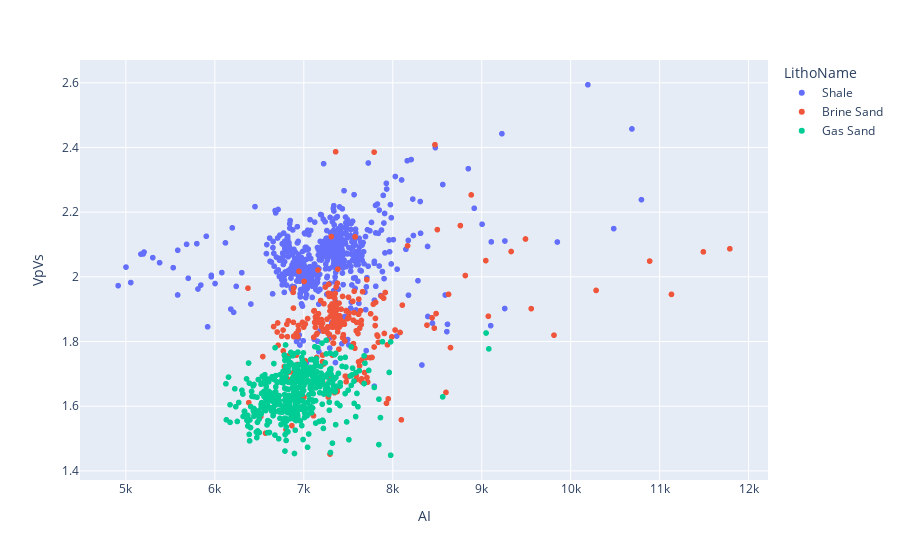

This figure's notebook cell:
### Markdown cell above
## Scatterplot
https://plotly.com/python/line-and-scatter/

### Code cell
px.scatter(merged,x="AI",y="VpVs",color="LithoName")

### Figure 1 — Plotly figure (JSON) as saved in the notebook; plotly's stock layout.template omitted (floating-point values rounded to 4 significant figures; data arrays with more than 128 entries replaced by an {"elided": "..."} marker saying what was removed)
{"data": [{"hovertemplate": "LithoName=Shale<br>AI=%{x}<br>VpVs=%{y}<extra></extra>", "legendgroup": "Shale", "marker": {"color": "#636efa", "symbol": "circle"}, "mode": "markers", "name": "Shale", "showlegend": true, "type": "scattergl", "x": {"elided": "603 float values"}, "xaxis": "x", "y": {"elided": "603 float values"}, "yaxis": "y"}, {"hovertemplate": "LithoName=Brine Sand<br>AI=%{x}<br>VpVs=%{y}<extra></extra>", "legendgroup": "Brine Sand", "marker": {"color": "#EF553B", "symbol": "circle"}, "mode": "markers", "name": "Brine Sand", "showlegend": true, "type": "scattergl", "x": {"elided": "244 float values"}, "xaxis": "x", "y": {"elided": "244 float values"}, "yaxis": "y"}, {"hovertemplate": "LithoName=Gas Sand<br>AI=%{x}<br>VpVs=%{y}<extra></extra>", "legendgroup": "Gas Sand", "marker": {"color": "#00cc96", "symbol": "circle"}, "mode": "markers", "name": "Gas Sand", "showlegend": true, "type": "scattergl", "x": {"elided": "465 float values"}, "xaxis": "x", "y": {"elided": "465 float values"}, "yaxis": "y"}], "layout": {"legend": {"title": {"text": "LithoName"}, "tracegroupgap": 0}, "margin": {"t": 60}, "xaxis": {"anchor": "y", "domain": [0, 1], "title": {"text": "AI"}}, "yaxis": {"anchor": "x", "domain": [0, 1], "title": {"text": "VpVs"}}}}
